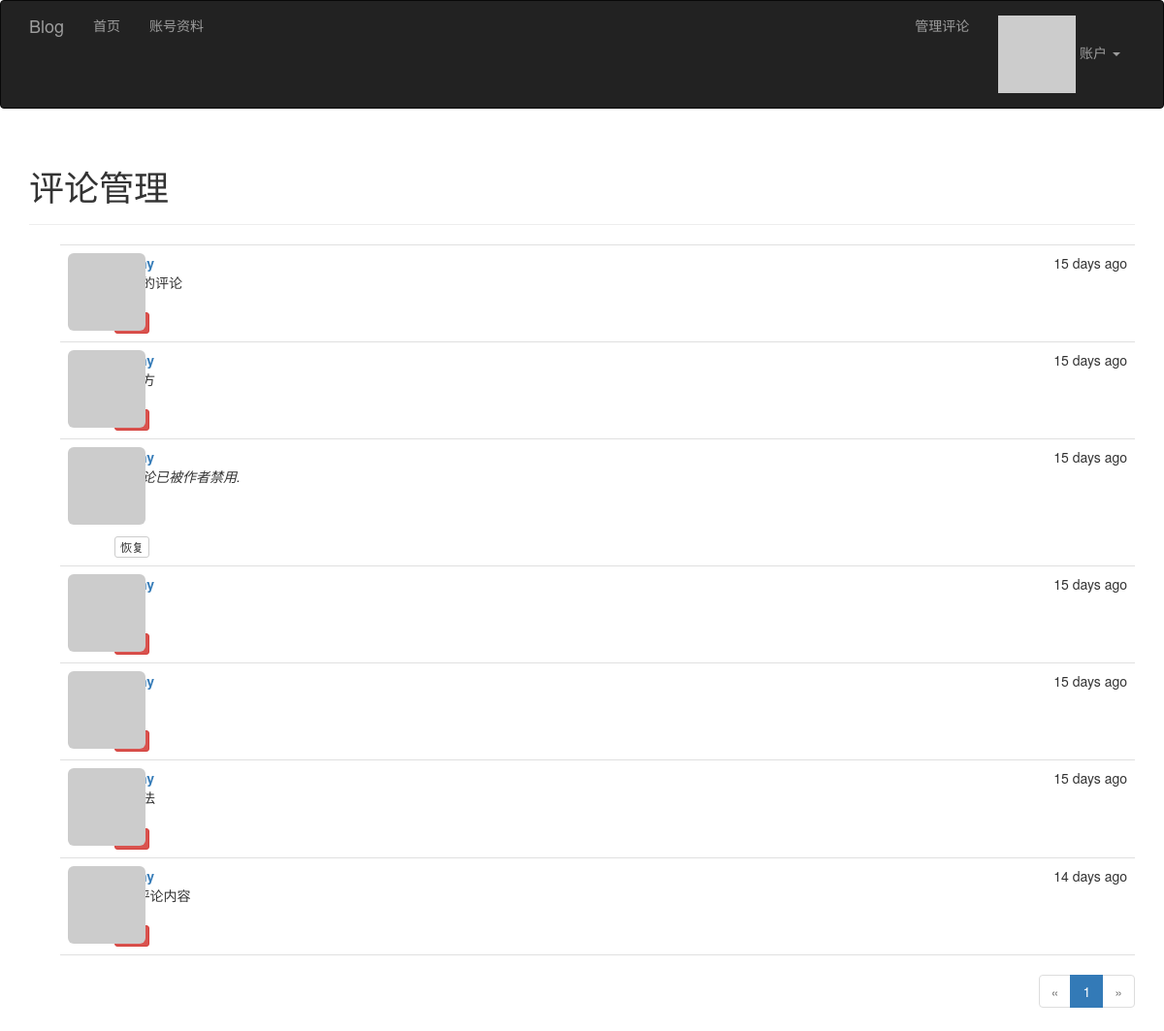
/moderate (signed in), run on the app's committed database.
### app/models.py (models this page shows, shortened)
class Comment(db.Model):
    __tablename__ = 'comments'
    id = db.Column(db.Integer, primary_key=True)
    body = db.Column(db.Text)
    body_html = db.Column(db.Text)
    timestamp = db.Column(db.DateTime, index=True, default=datetime.utcnow)
    disabled = db.Column(db.Boolean)
    author_id = db.Column(db.Integer, db.ForeignKey('users.id'))
    article_id = db.Column(db.Integer, db.ForeignKey('articles.id'))

### app/main/views.py (the view)
class Moderate(MethodView):
    @login_required
    @permission_required(Permission.MODERATE)
    def get(self):
        page = request.args.get('page', 1, type=int)
        pagination = Comment.query.order_by(Comment.timestamp).paginate(
            page, per_page=current_app.config['FLASK_COMMENTS_PER_PAGE'],
            error_out=False)
        comments = pagination.items
        return render_template('moderate.html', comments=comments,
                               pagination=pagination, page=page)

### app/auth/views.py (called while the page is built)
@auth.before_app_request
def before_request():
    if current_user.is_authenticated:
        current_user.ping()
        if not current_user.confirmed \
                and request.blueprint != 'auth' \
                and request.endpoint != 'static':
            return redirect(url_for('auth.unconfirmed'))

### app/main/__init__.py (called while the page is built)
@main.app_context_processor
def inject_permissions():
    return dict(Permission=Permission)

### app/main/views.py (called while the page is built)
@main.after_app_request
def after_request(response):
    for query in get_debug_queries():
        if query.duration >= current_app.config['FLASK_SLOW_DB_QUERY_TIME']:
            current_app.logger.warning(
                'SQL语句查询慢: %s\n参数: %s\n时长: %fs\n上下文: %s\n'
                % (query.statement, query.parameters, query.duration,
                   query.context))
    return response

### app/models.py (called while the page is built)
@login_manager.user_loader
def load_user(user_id):
    return User.query.get(int(user_id))

    def has_permission(self, perm):
        return self.permissions & perm == perm

    def can(self, perm):
        return self.role is not None and self.role.has_permission(perm)

    def ping(self):
        self.last_seen = datetime.utcnow()
        self.add = db.session.add(self)

    def gravatar(self, size=100, default='identicon', rating='g'):
        url = 'https://www.gravatar.com/avatar'
        hash = self.avatar_hash or self.gravatar_hash()
        u = '{url}/{hash}?s={size}&d={default}&r={rating}'.format(
            url=url, hash=hash, size=size, default=default, rating=rating)
        return u

### app/templates/moderate.html (shortened to what this page needs)
{% extends "base.html" %}
{% import "_macros.html" as macros %}
 {% block page_content %}
<div class="page-header">
    <h1>评论管理</h1>
</div>
{% set moderate = True %}
{% include '_comments.html' %}
{% if pagination %}
<div class="pagination">
    {{ macros.pagination_widget(pagination, '.moderate') }}
</div>
{% endif %}
{% endblock %}

### app/templates/_comments.html
<ul class="comments">
    {% for comment in comments %}
    <li class="comment">
        <div class="comment-thumbnail">
            <a href="{{ url_for('.user', username=comment.author.username) }}">
                <img class="img-rounded profile-thumbnail" src="{{ comment.author.gravatar(size=40) }}">
            </a>
        </div>
        <div class="comment-content">
            <div class="comment-date">{{ moment(comment.timestamp).fromNow() }}</div>
            <div class="comment-author"><a href="{{ url_for('.user', username=comment.author.username) }}">{{ comment.author.username }}</a></div>
            <div class="comment-body">
            {% if comment.disabled %}
                 <p><i>此评论已被作者禁用.</i></p>
            {% endif %}
            {% if moderate or not comment.disabled %}
                {% if comment.body_html %}
                    {{ comment.body_html | safe }}
                {% else %}
                    {{ comment.body }}
                {% endif %}
            {% endif %}
            </div>
            {% if moderate %}
                <br>
                {% if comment.disabled %}
                    <a class="btn btn-default btn-xs" href="{{ url_for('.moderate_enable', id=comment.id, page=page) }}">恢复</a>
                {% else %}
                    <a class="btn btn-danger btn-xs" href="{{ url_for('.moderate_disable', id=comment.id, page=page) }}">禁用</a>
                {% endif %}
            {% endif %}
        </div>
    </li>
    {% endfor %}
</ul>

### app/static/css/styles.css (style rules this page uses)
.profile-thumbnail { position: absolute; }
ul.comments { list-style-type: none; padding: 0px; margin: 16px 0px 0px 0px; }
ul.comments li.comment { margin-left: 32px; padding: 8px; border-bottom: 1px solid #e0e0e0; }
ul.comments li.comment:nth-child(1) { border-top: 1px solid #e0e0e0; }
div.comment-date { float: right; }
div.comment-author { font-weight: bold; }
div.comment-thumbnail { position: absolute; }
div.comment-content { margin-left: 48px; min-height: 48px; }
div.pagination { width: 100%; text-align: right; padding: 0px; margin: 0px; }

### data on the page
Comment: timestamp "15 days ago", body_html "小小的评论"
Comment: timestamp "15 days ago"
Comment: timestamp "15 days ago", disabled "此评论已被作者禁用."
Comment: timestamp "15 days ago"
Comment: timestamp "15 days ago"
Comment: timestamp "15 days ago"
Comment: timestamp "14 days ago", body_html "API评论内容"

### other printed values
{{ p }} "1"
